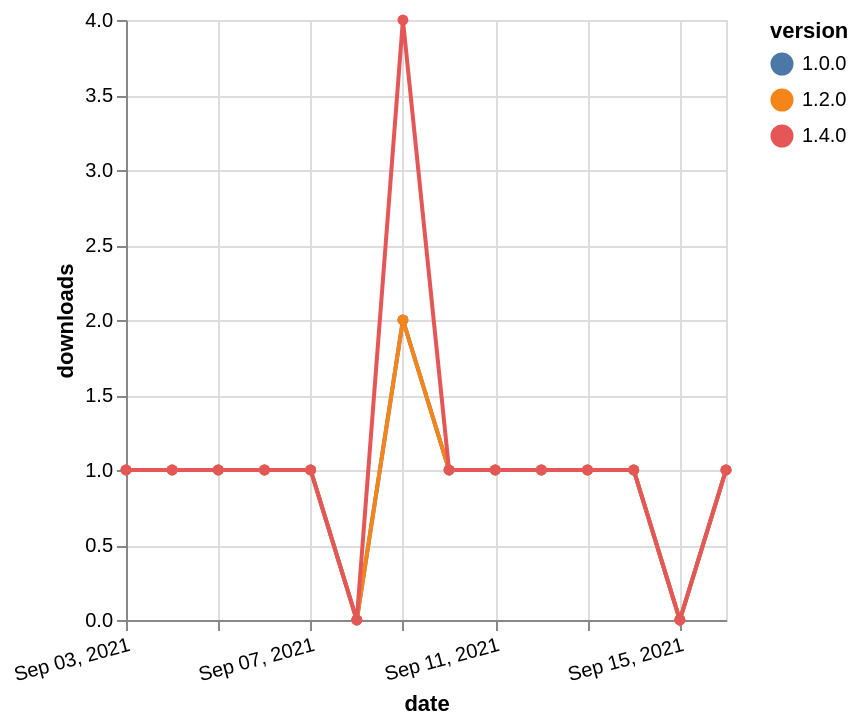

The specification (Vega-Lite) saved for this image:
### Vega-Lite specification from a JSON file in a GitHub repository (floating-point values rounded to 4 significant figures)
{"$schema": "https://vega.github.io/schema/vega-lite/v5.json", "description": "A simple bar chart with embedded data.", "data": {"values": [{"date": "2021-09-03", "total": 212, "delta": 1, "version": "1.0.0"}, {"date": "2021-09-04", "total": 213, "delta": 1, "version": "1.0.0"}, {"date": "2021-09-05", "total": 214, "delta": 1, "version": "1.0.0"}, {"date": "2021-09-06", "total": 215, "delta": 1, "version": "1.0.0"}, {"date": "2021-09-07", "total": 216, "delta": 1, "version": "1.0.0"}, {"date": "2021-09-08", "total": 216, "delta": 0, "version": "1.0.0"}, {"date": "2021-09-09", "total": 218, "delta": 2, "version": "1.0.0"}, {"date": "2021-09-10", "total": 219, "delta": 1, "version": "1.0.0"}, {"date": "2021-09-11", "total": 220, "delta": 1, "version": "1.0.0"}, {"date": "2021-09-12", "total": 221, "delta": 1, "version": "1.0.0"}, {"date": "2021-09-13", "total": 222, "delta": 1, "version": "1.0.0"}, {"date": "2021-09-14", "total": 223, "delta": 1, "version": "1.0.0"}, {"date": "2021-09-15", "total": 223, "delta": 0, "version": "1.0.0"}, {"date": "2021-09-16", "total": 224, "delta": 1, "version": "1.0.0"}, {"date": "2021-09-03", "total": 165, "delta": 1, "version": "1.2.0"}, {"date": "2021-09-04", "total": 166, "delta": 1, "version": "1.2.0"}, {"date": "2021-09-05", "total": 167, "delta": 1, "version": "1.2.0"}, {"date": "2021-09-06", "total": 168, "delta": 1, "version": "1.2.0"}, {"date": "2021-09-07", "total": 169, "delta": 1, "version": "1.2.0"}, {"date": "2021-09-08", "total": 169, "delta": 0, "version": "1.2.0"}, {"date": "2021-09-09", "total": 171, "delta": 2, "version": "1.2.0"}, {"date": "2021-09-10", "total": 172, "delta": 1, "version": "1.2.0"}, {"date": "2021-09-11", "total": 173, "delta": 1, "version": "1.2.0"}, {"date": "2021-09-12", "total": 174, "delta": 1, "version": "1.2.0"}, {"date": "2021-09-13", "total": 175, "delta": 1, "version": "1.2.0"}, {"date": "2021-09-14", "total": 176, "delta": 1, "version": "1.2.0"}, {"date": "2021-09-15", "total": 176, "delta": 0, "version": "1.2.0"}, {"date": "2021-09-16", "total": 177, "delta": 1, "version": "1.2.0"}, {"date": "2021-09-03", "total": 164, "delta": 1, "version": "1.4.0"}, {"date": "2021-09-04", "total": 165, "delta": 1, "version": "1.4.0"}, {"date": "2021-09-05", "total": 166, "delta": 1, "version": "1.4.0"}, {"date": "2021-09-06", "total": 167, "delta": 1, "version": "1.4.0"}, {"date": "2021-09-07", "total": 168, "delta": 1, "version": "1.4.0"}, {"date": "2021-09-08", "total": 168, "delta": 0, "version": "1.4.0"}, {"date": "2021-09-09", "total": 172, "delta": 4, "version": "1.4.0"}, {"date": "2021-09-10", "total": 173, "delta": 1, "version": "1.4.0"}, {"date": "2021-09-11", "total": 174, "delta": 1, "version": "1.4.0"}, {"date": "2021-09-12", "total": 175, "delta": 1, "version": "1.4.0"}, {"date": "2021-09-13", "total": 176, "delta": 1, "version": "1.4.0"}, {"date": "2021-09-14", "total": 177, "delta": 1, "version": "1.4.0"}, {"date": "2021-09-15", "total": 177, "delta": 0, "version": "1.4.0"}, {"date": "2021-09-16", "total": 178, "delta": 1, "version": "1.4.0"}]}, "width": "container", "mark": {"type": "line", "point": {"filled": true}}, "encoding": {"x": {"field": "date", "type": "temporal", "timeUnit": "yearmonthdate", "title": "date", "axis": {"labelAngle": -15}}, "y": {"field": "delta", "type": "quantitative", "title": "downloads"}, "color": {"field": "version", "type": "nominal"}, "tooltip": {"field": "delta"}}}
